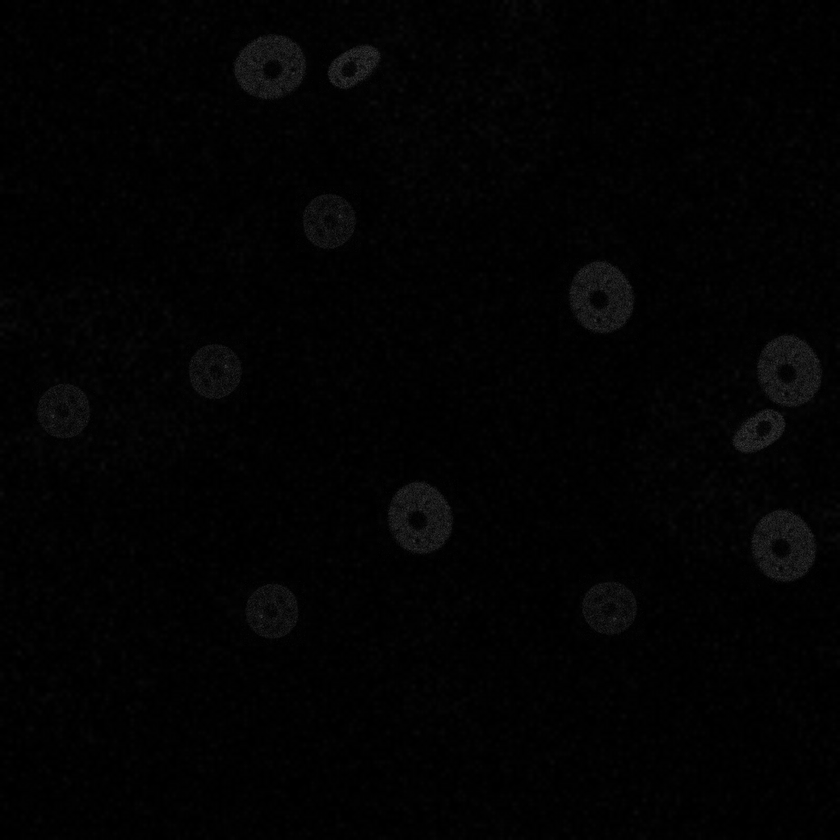
#> input picture Data/synthetic_cell_images/N2DH-GOWT1_t01/generated_images_img/3.tif, 840 x 840 px, shrunk from 1024 x 1024 before the run, found by its file name; the run also reads 1 picture not shown here
$ jupyter execute --allow-errors Report.ipynb
#> lines starting #> are read from the running program, lines starting #| are printed output that depends on the picture; after the words box and inside, x2 and y2 are one past the last pixel; in counts of white or black regions, pixels touching at a corner belong together
### SVM_Segmentation/preprocessing/watershed.py
import cv2
import numpy as np
from skimage import color


def watershed(image):
    """
       This is a gradient-ascend-based super pixel algorithm function - a "rough" segmentation. It also can be use for
       comparison with the SVM.
       :param: Path to folder to extract each image
       :return: With watershed segmented images
       """
#> called with image = 'Data/N2DH-GOWT1/img/t52.tif'
    original_image = cv2.imread(image)
    # Segmentation through threshold
    gray_converted = cv2.cvtColor(original_image, cv2.COLOR_RGB2GRAY)
    ret, thresh = cv2.threshold(gray_converted, 0, 255, cv2.THRESH_BINARY_INV + cv2.THRESH_OTSU)
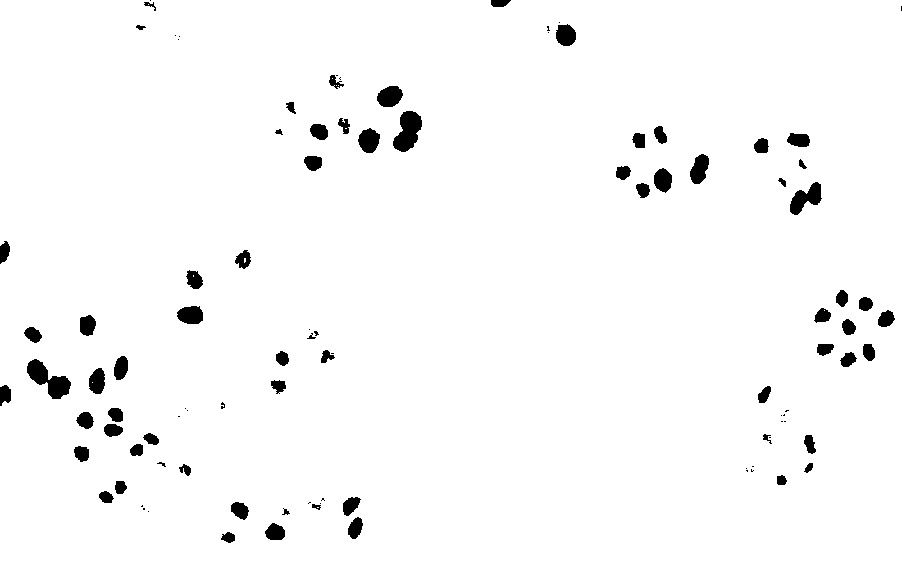
#> thresh: shape (574, 902); 97.5% white; 101 black regions (34 under 20 px), largest, box (x1, y1, x2, y2) and area: (27, 359, 71, 399) 820, (393, 111, 422, 152) 769, (790, 182, 822, 215) 549
#> ret = 130
    # Further noise removal from threshold image, the kernel matrix in this case (3,3) -> 3x3
    kernel = np.ones((3, 3), np.uint8)
    opening = cv2.morphologyEx(thresh, cv2.MORPH_OPEN, kernel, iterations=3)
#> opening: shape (574, 902); 97.4% white; 78 black regions (13 under 20 px), largest, box (x1, y1, x2, y2) and area: (27, 359, 71, 399) 847, (393, 111, 422, 152) 780, (790, 182, 822, 215) 569
    # clear background area by matrix dilation
    clear_background = cv2.dilate(opening, kernel, iterations=3)
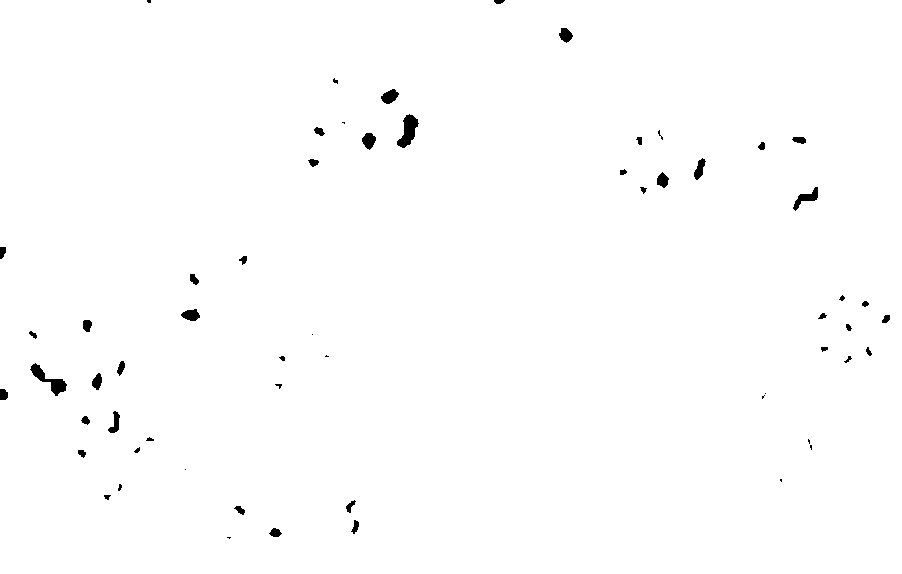
#> clear_background: shape (574, 902); 99.3% white; 59 black regions (15 under 20 px), largest, box (x1, y1, x2, y2) and area: (397, 114, 419, 148) 392, (30, 363, 67, 396) 384, (793, 187, 818, 211) 217
    # Finding clear foreground area
    dist_transform = cv2.distanceTransform(opening, cv2.DIST_L2, 5)
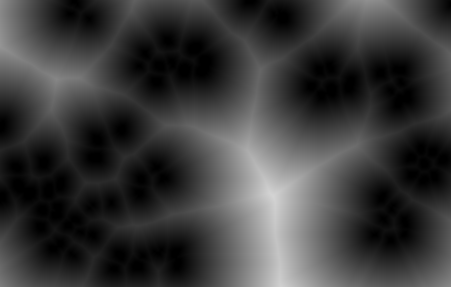
#> dist_transform: shape (574, 902) float32 (shown at 1/2 size); min 0, max 212.6, mean 59.2
    ret, clear_foreground = cv2.threshold(dist_transform, 0.001 * dist_transform.max(), 255, 0)
#> ret = 0.213
    # Finding unknown region
    clear_foreground = np.uint8(clear_foreground)
    unknown = cv2.subtract(clear_background, clear_foreground)
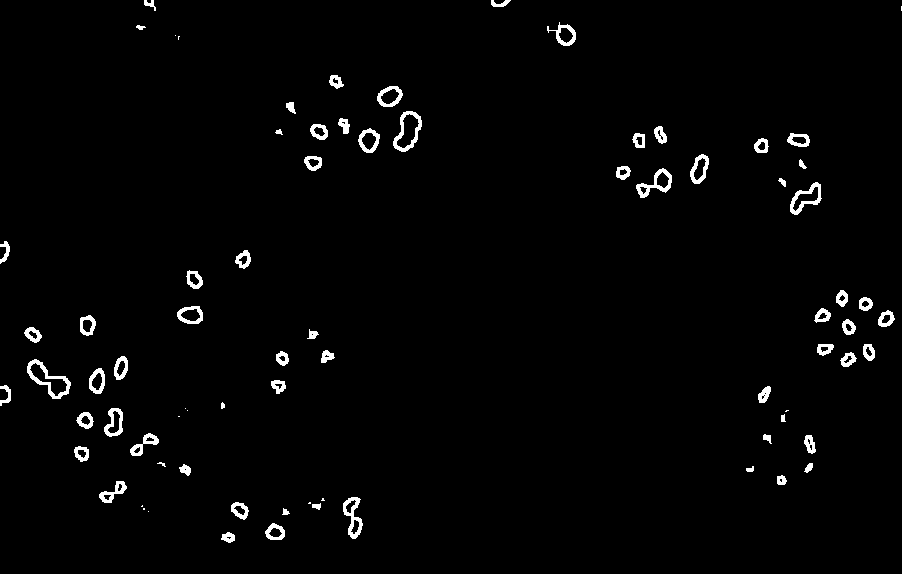
#> unknown: shape (574, 902); 1.9% white; 78 white regions (13 under 20 px), largest, box (x1, y1, x2, y2) and area: (27, 359, 71, 399) 463, (393, 111, 422, 152) 388, (343, 497, 363, 539) 364
    # Marker labelling
    ret, markers = cv2.connectedComponents(clear_foreground)
#> ret = 2
    # Add one to all labels so that sure background is not 0, but 1
    markers = markers + 1
    # Now, mark the region of unknown with zero
    markers[unknown == 255] = 0
    markers = cv2.watershed(original_image, markers)
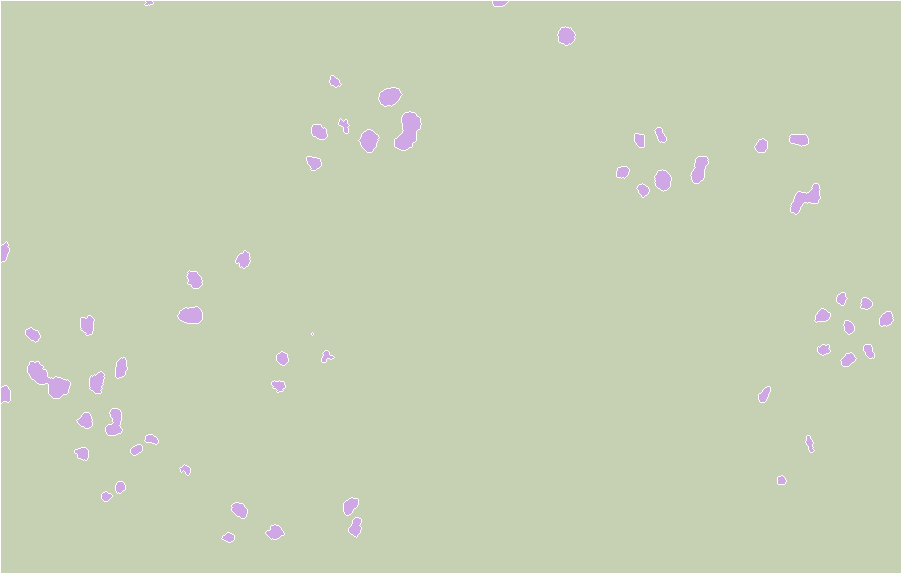
#> markers: shape (574, 902) int32; 3 distinct labels, from -1 to 2; one colour per label, 0 black, -1 white
    original_image[markers == -1] = [255, 0, 0]
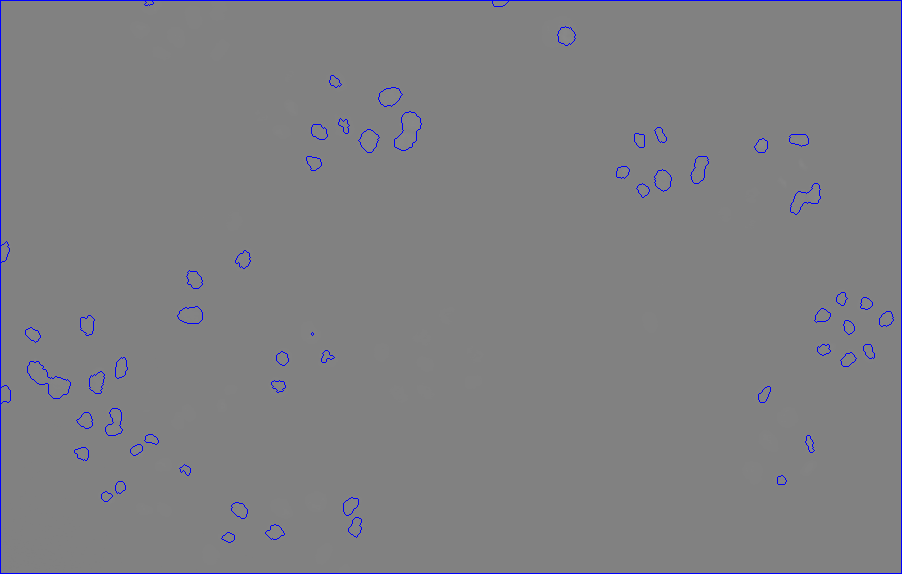
#> original_image: shape (574, 902, 3); mean B, G, R 130.4, 127.7, 127.7
    gray = color.rgb2gray(original_image)
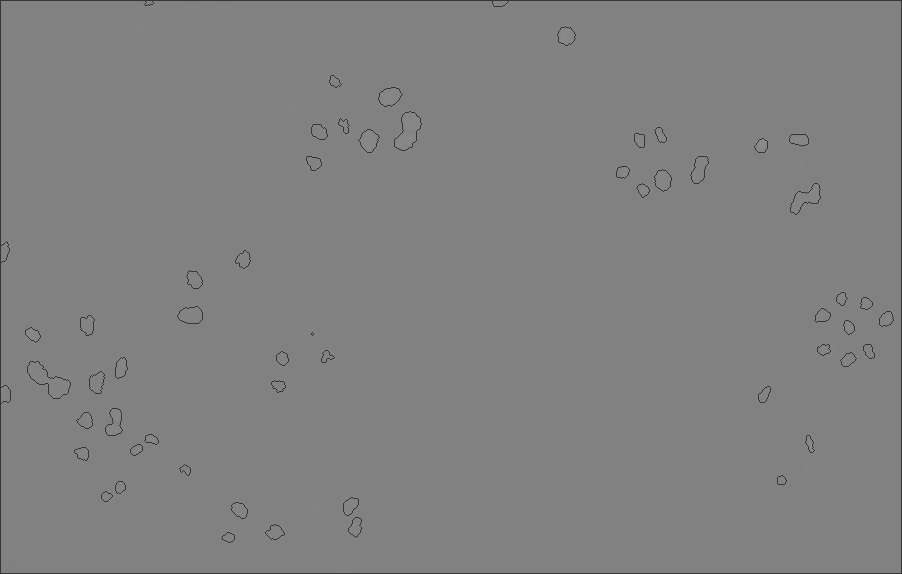
#> gray: shape (574, 902) float64; min 0.212, max 0.549, mean 0.503

    return gray


# [3 lines that do not run on import are left out]

### Report.ipynb
# Report of Project 05: Implementation and Evaluation of Machine Learning (Support Vector Machine) Segmentation
## Data analysis project - B.Sc. Molecular Biotechnology Heidelberg University
### 19 Juli 2021
### Authors: Michelle Emmert, Juan Andre Hamdan, Laura Sanchis Pla and Gloria Timm

# Abstract
Support Vector Machines, also known as SVMs, are supervised learning models with associated learning algorithms that
analyze data for classification and regression analysis. One of their many uses is in nuclei segmentation for cell counting and cancer grading.
This report describes an algorithm designed around an SVM, which was developed using three sets of microscopic images.
Pursuing the overall goal to implement and evaluate an SVM for cell nuclei segmentation, the algorithm contains four pre-processing
methods: Gaussian filtering, Otsu thresholding, Watershed and Principal Component Analysis (PCA).
The SVM uses both the original images and synthetically generated cell images in its training phase. It is furtherly tested with a validation set.
To evaluate the algorithms' performance the Dice Score was used.
We found that using all pre-processing methods produced the best segmentation resutls throughout all datasets.
For N2DH-GOWT1 the best dice score is 0,79, when pre-processed with Gauss and Otsu.
For N2DL-HeLa the best dice score is 0.63, which we achieved by applying all filters.
For NIH3T3 the best dice score is 0.86, when pre-processed with PCA.

# Table of contents
**1. Introduction** <br>
**2. The Dataset** <br>
**3. The algorithm's pipeline** <br>
**4. Pre-processing** <br>
**4.1 Gaussian filter** <br>
**4.2 Watershed** <br>
**4.3 Otsu thresholding** <br>
**4.4 Principle Component Analysis** <br>
**5. Data reduction** <br>
**5.2 Tiles** <br>
**6. Synthetic Images** <br>
**6.1 Definition and Goal** <br>
**6.2 Image composition** <br>
**6.3 Domain randomization** <br>
**7. Support Vector Machine** <br>
**7.1 The Mathematical Background** <br>
**7.2 The loss function** <br>
**7.3 Stochastic gradient decent to minimize the loss gradient** <br>
**7.4 K-Fold Cross validation** <br>
**8. Evaluation using the Dice coefficient** <br>
**8.1 The Theory behind the Dice Coefficient** <br>
**8.2 Unittesting the Dice Coefficient** <br>
**9. Results** <br>
**10. Discussion** <br>
**11. Bibliography**

# List of abbreviations
| Abbreviation | Full name |
| --- | --- |
| CD | cluster of differentiation |
| CV | K-Fold Cross validation |
| FN | false negative |
| FP | false positive |
| GFP | Green fluorescent protein |
| ML | machine learning |
| PCA  | Principle Component Analysis |
| PC | Principle Component |
| SGD | Stochastic Gradient Descent |
| SVM | Support Vector Machine |
| TP | True positive |

# 1. Introduction
Image segmentation is a process, during which important features of a picture are extracted, to aid analysis and retrieval
of information. This is done by assigning labels to all pixels of the image. Pixels sharing defined traits, are assigned the same label. (Khan and Ravi, 2013)
Nuclei segmentation is a subform of image segmentation. Its goal is to automatically separate nuclei from their background.
This allows machine counting of nuclei and cells (Schüffler et al., 2013).

During laboratory work, manual cell counting of microscopic images is a cumbersome and error-prone process. However, since
the number of cells contains important information, counting remains indispensable.
Automatic cell counting via nuclei segmentation is therefore used to accelerate and improve the overall procedure. (Schüffler et al., 2013)

In addition to its use in biological laboratories, nuclei segmentation also advances cancer grading in medical practice.
Cancer grading describes the process of classifying and grading a cancer based on cancer histopathology. It is
an essential step in quantifying the degree of malignancy and thus key to predict patient prognosis and prescribe a treatment.
Currently, cancer grading is still often done manually via visual analysis of tissue samples.
This method is somewhat problematic given its inter- and intra-observer variability regarding the gradings quality, its low reproducibility
as well as the disproportionate time needed for completion. (Veta et al., 2013; Schüffler et al., 2013)

Using an SVM, is an auspicious way to accomplish nuclei segmentation (Schüffler et al., 2013).
We use the SVM to differentiate between foreground and background pixels. Foreground pixels are subsequently labeled as
nuclei and displayed white. Background pixels are colored black.

The images require pre-processing to enhance the picture quality, a crucial prerequisite for an effective image segmentation
via SVM. To evaluate the segmentation quality, the Dice Coefficient is used.

# 2. The Dataset
The data consist of three datasets with a total of 28 images, all showing nuclei.
The pictures of the first dataset show GFP-transfected GOWT1 mouse embryonic stem cells. The second set of images display
Histone-2B-GFP expressing HeLa cells, while our third set consists of pictures of mouse embryonic fibroblasts, in which
CD-antigens were tagged with enhanced-GFP.
All images are microscopic images of nuclei, however the three sets vary greatly in other features with additional challenges for our image analysis.
•	different formats (1024 x 1024, 1100 x 700, 1344 x 1024),
•	acquired  differently
•	different numbers of nuclei, within a range of 15-65 nuclei per image.
•	different brightness and resolution
•	white flashes, clustering of nuclei or nuclei leaving the image or undergoing mitosis.

# 3. The algorithm pipeline

[cell 1]
from IPython.display import Image
Image("algorithm1.png")

[cell 2]
from IPython.display import Image
Image("algorithm2.png")

# 4. Pre-processing
We implemented two different pre-processing methods in our SVM algorithm in order to improve the raw
images quality and consequently achieve better segmentation results.

## 4.1 Gaussian filter
As our first pre-processing method, we used a Gaussian filter. This technique was shown to be particularly useful for the filtering of noisy pictures.
This is the case, since the results of the filtering show a relative independence on the variance value of the Gaussian
kernel (Gedraite, E. et al. 2011). It might turn out to be problematic that the use of Gaussian filters can give
rise to edge position displacement, edges vanishing, and phantom edges (Deng, G. et al. 1993).

## 4.2 Watershed
As our second pre-processing method, we used Watershed, a gradient-ascend-based super pixel algorithm that has its origins in mathematical morphology.
In watershed segmentation an image is regarded as a topographic landscape with ridges and valleys. The elevation values of the
landscape are typically defined by the gray values of the respective pixels or their gradient magnitude.

To make Watershed easier to understand, one can think of an image as a surface. The bright pixels represent mountain tops, while the dark
pixels symbolize valleys. The surface is punctured in some valleys and then slowly submerged into a water bath. As the water
pours into each puncture, it starts to fill the valleys. However, the water from different punctures should not mix.
Therefore, dams need to be built where different waters first touch.
These dams at the boundaries of the water basins are equivalent to the boundaries of image objects.
The output image of a watershed algorithm thus is the original image, in which every object is encircled.

[cell 3]
from SVM_Segmentation.preprocessing.watershed import watershed
import matplotlib.pyplot as plt
ws = watershed("Data/N2DH-GOWT1/img/t52.tif")
plt.imshow(ws)
#> (this line was passed over: IPython is not available in this run)
plt.show()

## 4.3 Otsu thresholding
Additionally we used the Otsu-treshold method, which is supposed to find the optimal treshold, to segment an image (Otsu N., 1979).
The tresholded images are then used as an additional feature for the segmentation with the SVM-algorithm.
For this purpose we cooperated with team 03 and used their algorithm to implement this method, to analyze whether the SVM
overall improves segmentation.

## 4.4 Principal Component Analysis
Principal component analysis simplifies the complexity of high-dimensional data by geometrically projecting them onto lower dimensions
called principal components (PCs) while preserving as much of the data's variation as possible (Lever, 2017).
These principal components are eigenvectors of the data's covariance matrix and often computed by
eigendecomposition of the data covariance matrix. (Hedge, A. 2006)

PCA essentially rotates the set of points around their mean in order to align them with the principal components.
This moves as much of the variance as possible into the first few dimensions. The values in the remaining dimensions,
therefore, tend to be small and may be dropped with minimal loss of information. (Jolliffe, I. 2016)

We perform the PCA as part of our pre-processing. By retaining a selected number of PCs that together explain 95% of the variance of the
image, we aim to reduce noise and increase contrast of the original image.
Therewith we hope to improve the quality of the SVMs segmentation.

After selecting the PCs, the image is uptransformed to its initial size.

Because SVM is an algorithm that requires its features to be normalized, the PCA is performed with StandardScaler applied.
This function scales the features to have zero as the mean and a standard deviaton of 1, to give
it the feel and the properties of a standard normal distribution. As a positive side effect this also refines the SVMs prediction accuracy.

[cell 4]
from SVM_Segmentation.preprocessing.pca import convert_pca
#> (the rest of this cell did not finish here and is left out)

# 5. Data Reduction
As the images in our dataset consist of more than one million pixels each, running the SVM would take a lot of computational power and runtime.
To decrease both, data reduction should be performed beforehand.
The two possibilities we thought of, are resize form skimage and cutting the image into tiles before averaging over each tile.

Resize from skimage cuts the image into a pre-defined scaling factor. We cut all images to 250 x 250.

## 5.1 Tiles
While PCA reduces data specifically, tiles-rendering is a simple approach that reduces data unspecifically by
exploiting the fundamental properties of a problem space.
The concept behind tiles is to save computational power, by splitting the image into multiple sets of N x N tiles
and then calculate the average of each tile. The average intensity value of a specific tile is assigned to all pixels, belonging to
this tile. Lastly, all tiles are reassembled to form the resulting image. (Rastar, A. 2019)

As our tiles algorithm reduced the images quality in large measure, we decided to not use it as part of our algorithm.

[cell 5]
from SVM_Segmentation.preprocessing.tiles import tiles
from SVM_Segmentation.pixel_conversion import one_d_array_to_two_d_array
from skimage import io
#> (the rest of this cell did not finish here and is left out)

# 6. Synthetic Images
## 6.1 Definition and Goal
The basic idea behind creating synthetic images is to use algorithms and already available images to generate
new images (Dunn et al., 2019). Our first objective was to simply use these new images to test our code for the dice score.
But while researching on this topic, we realized that synthetic images have an immense potential, especially for the training
phase of a machine learning algorithm.
This is particularly useful as our data encompasses only 28 images, which leads to a training data set of 27 images at max.
By expanding our training set with diverse images of good quality, we expect a more accurate model (Mayer et al., 2017).
There are various methods for the generation of synthetic images (Ward et al., 2019). Because of the scope of our project and the
kind of images we wanted to produce, we focused on image composition and domain randomization.

## 6.2 Image composition
To produce synthetic masks, a white circle is drawn on top of a black background.
While the background stays the same across all images, the circle size and position gets modified.
Our algorithm iterates through the random position and scaling generator. This produces random, black-and-white only images.
These masks are used to test our Dice Score.

## 6.3 Domain randomization
In order to create synthetic microscopic cell images, we used a method called domain randomization.
It requires collecting various foreground images, either by separating the images from their
backgrounds or by using images in .png format. These foreground images are then pasted onto different backgrounds. (Tripathi, 2019)
To obtain more variety among the resulting synthetic images, the foreground images can be modified using different contrasts,
zooms or rotations (Ward et al., 2019; Alghonaim and Johns, 2020).
For this project, we used domain randomization to generate a new set of images with cells cut from one image from our
different data sets.
After rotating and scaling the cells from that image, they were pasted at random positions onto a background, which had
also been cut and scaled from the chosen image.
These new synthetic masks were used further on to enlarge and enrich our training data set. We took into
consideration that the image from which the synthetic images were created cannot be used as part of the test set of
our SVM; because it would be a data leakage, so we trained our SVM with the synthetic images but tested it with the
remaining images from the original dataset.

[cell 6]
import matplotlib.pyplot as plt
import cv2
original = cv2.imread('/Users/juanandre/PycharmProjects/2021-topic-04-team-05/Data/synthetic_cell_images/N2DH-GOWT1_t01/generated_images_img/3.tif')  # apply the gauss filter
#> original is the input picture: shape (840, 840, 3); min 0, max 60, mean 2.4
plt.imshow(original)
#> (this line was passed over: IPython is not available in this run)
plt.title('Synthetic Generated Image')
#> (this line was passed over: IPython is not available in this run)
plt.show()
